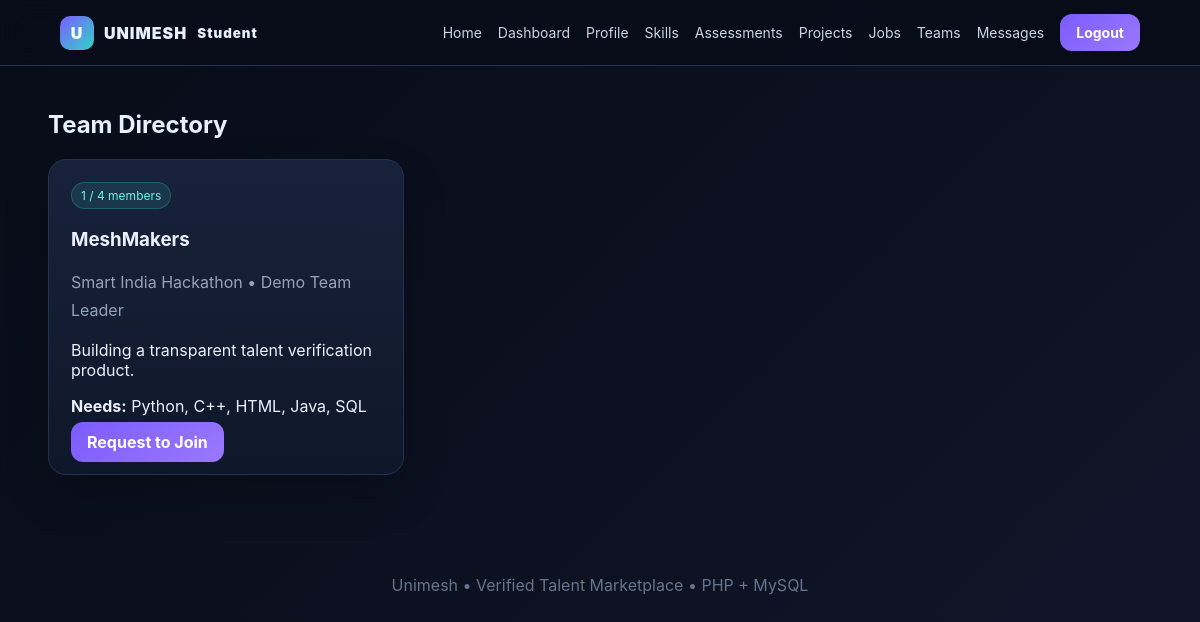
/student/teams.php (signed in), run on the app's committed database.
### tables this page shows
CREATE TABLE teams (id INT AUTO_INCREMENT PRIMARY KEY,leader_id INT NOT NULL,name VARCHAR(190) NOT NULL,hackathon_name VARCHAR(190) NOT NULL,description TEXT,max_size INT DEFAULT 4,roles_needed VARCHAR(500),skills_required VARCHAR(500),created_at TIMESTAMP DEFAULT CURRENT_TIMESTAMP,UNIQUE KEY uq_leader_hackathon(leader_id,hackathon_name),FOREIGN KEY(leader_id) REFERENCES users(id) ON DELETE CASCADE);

CREATE TABLE users (
 id INT AUTO_INCREMENT PRIMARY KEY,
 name VARCHAR(120) NOT NULL,
 email VARCHAR(190) NOT NULL UNIQUE,
 password_hash VARCHAR(255) NOT NULL,
 role ENUM('student','recruiter','team_leader','admin') NOT NULL DEFAULT 'student',
 email_verified TINYINT(1) NOT NULL DEFAULT 0,
 verification_status ENUM('pending','verified','rejected','manual_review') NOT NULL DEFAULT 'pending',
 account_status ENUM('active','suspended') NOT NULL DEFAULT 'active',
 trust_score INT NOT NULL DEFAULT 0,
 profile_photo VARCHAR(255) NULL,
 bio TEXT NULL,
 college VARCHAR(190) NULL,
 branch VARCHAR(120) NULL,
 graduation_year INT NULL,
 location VARCHAR(190) NULL,
 resume_path VARCHAR(255) NULL,
 company_name VARCHAR(190) NULL,
 company_description TEXT NULL,
 company_document VARCHAR(255) NULL,
 google_id VARCHAR(190) NULL,
 created_at TIMESTAMP DEFAULT CURRENT_TIMESTAMP,
 updated_at TIMESTAMP DEFAULT CURRENT_TIMESTAMP ON UPDATE CURRENT_TIMESTAMP
);

### student/includes/functions.php (called while the page is built, shortened)
<?php
function e($value){ return htmlspecialchars((string)$value, ENT_QUOTES, 'UTF-8'); }
function user(){ return $_SESSION['user'] ?? null; }
function require_login(){
    global $pdo;
    $sessionUser = user();
    $stmt = $pdo->prepare('SELECT id,name,email,role,trust_score,account_status FROM users WHERE id=? LIMIT 1');
    $stmt->execute([(int)$sessionUser['id']]);
}
function require_role($roles){ require_login(); $roles=(array)$roles; if(!in_array(user()['role'],$roles,true)){ http_response_code(403); exit('Access denied for this site.'); } }

### student/teams.php (the view, shortened to what this page needs)
<?php $pageTitle='Teams'; require 'config.php'; require 'includes/functions.php'; require_role('student');$uid=user()['id'];$role=user()['role'];
$teams=$pdo->query("SELECT t.*,u.name leader_name,(SELECT COUNT(*) FROM team_members tm WHERE tm.team_id=t.id AND tm.status='active') member_count FROM teams t JOIN users u ON u.id=t.leader_id ORDER BY t.created_at DESC")->fetchAll();include 'includes/header.php';?>
<h2 class="section-title">Team Directory</h2><div class="grid"><?php foreach($teams as $t):?><div class="card"><span class="badge"><?=e($t['member_count'])?> / <?=e($t['max_size'])?> members</span><h3><?=e($t['name'])?></h3><p class="muted"><?=e($t['hackathon_name'])?> • <?=e($t['leader_name'])?></p><p><?=e($t['description'])?></p><p><b>Needs:</b> <?=e($t['skills_required']?:'Open')?></p><?php if($role==='student'):?><a class="btn" href="teams.php?join=<?=$t['id']?>">Request to Join</a><?php endif;?></div><?php endforeach;?></div>
<?php include 'includes/footer.php'; ?>

### student/assets/style.css (style rules this page uses)
:root { --bg:#0b1020;--panel:#121a2e;--panel2:#18233c;--text:#eaf0ff;--muted:#94a3b8;--brand:#7c5cff;--accent:#30d5c8;--danger:#ff637d;--border:#25324f }
* { box-sizing:border-box }
body { margin:0;font-family:Inter,system-ui,Arial;background:linear-gradient(135deg,#080c18,#10162a);color:var(--text);min-height:100vh }
a { color:inherit;text-decoration:none }
.pill,.btn { background:linear-gradient(135deg,var(--brand),#9a78ff);padding:10px 16px;border-radius:12px;color:white!important;border:0;cursor:pointer;font-weight:700 }
.hero p,.muted { color:var(--muted);line-height:1.7 }
.hero-card,.card { background:linear-gradient(180deg,rgba(24,35,60,.95),rgba(15,23,42,.95));border:1px solid var(--border);border-radius:18px;padding:22px;box-shadow:0 20px 45px rgba(0,0,0,.18) }
.grid { display:grid;grid-template-columns:repeat(3,1fr);gap:18px }
.badge { display:inline-block;padding:5px 9px;border-radius:999px;background:rgba(48,213,200,.12);color:#72f2e5;border:1px solid rgba(48,213,200,.25);font-size:12px }
.section-title { margin-top:44px }

### data on the page
teams: member_count "1", max_size "4", name "MeshMakers", hackathon_name "Smart India Hackathon", leader.name "Demo Team Leader", description "Building a transparent talent verification product.", skills_required "Python, C++, HTML, Java, SQL"
